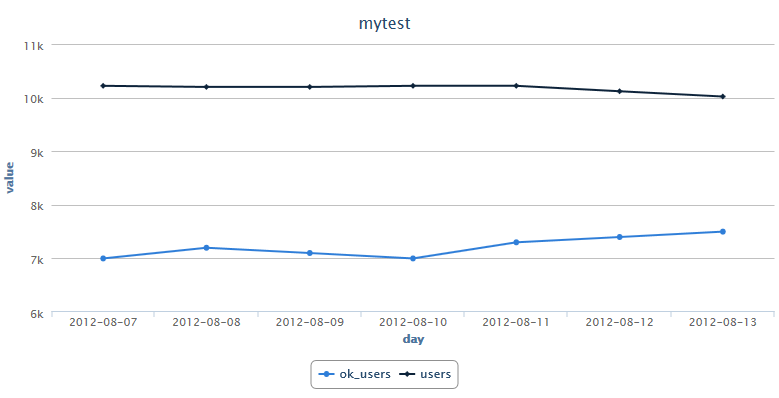

Generate this figure with R:
require(reshape2)
require(rCharts)

mydata <- read.csv('symbol_line.csv', header=TRUE, sep=',' )
myd <- melt(mydata, id = "day");

rpic <- hPlot(
              x = "day", y = "value", data = myd, 
              group = "variable",
              type = "line",  title="mytest"
              )

rpic$print("chart5")

rpic
